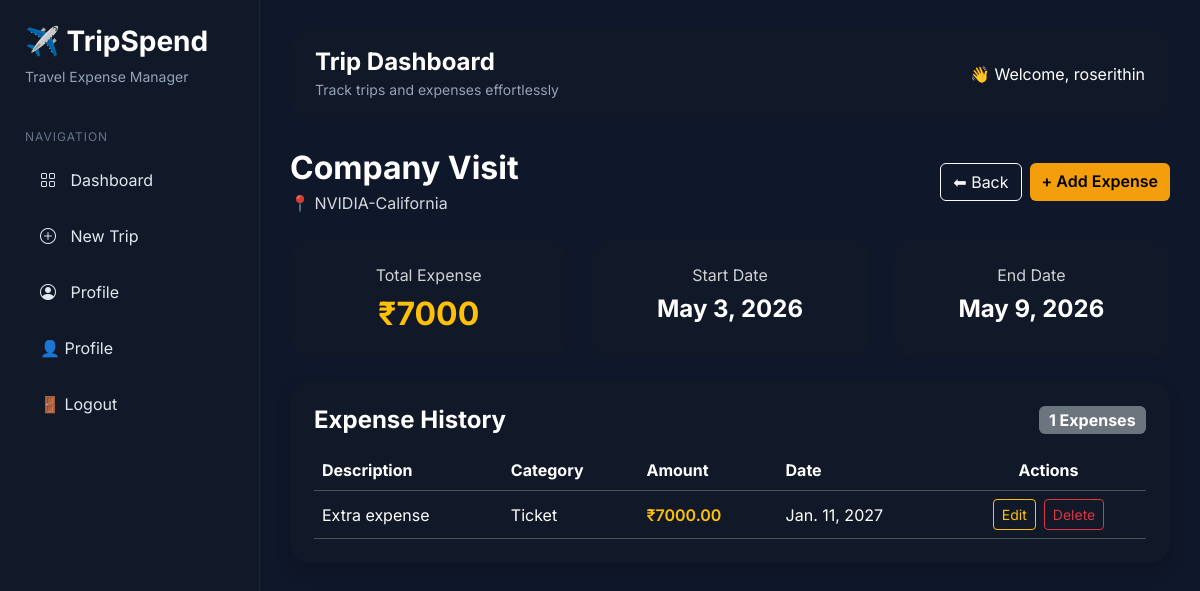
The app's page /16/ (signed in) with its own data.
### tripspend_app/models.py (models this page shows, shortened)
class Trip(models.Model):
    user = models.ForeignKey(User, on_delete=models.CASCADE, related_name="trips")
    title = models.CharField(max_length=100)
    destination = models.CharField(max_length=100)
    start_date = models.DateField()
    end_date = models.DateField()
    created_at = models.DateTimeField(auto_now_add=True)

class Expense(models.Model):
    trip = models.ForeignKey(
        Trip,
        on_delete=models.CASCADE,
        related_name="expenses"
    )
    category = models.ForeignKey(
        ExpenseCategory,
        on_delete=models.SET_NULL,
        null=True,
        blank=True
    )
    description = models.CharField(max_length=200, blank=True)
    amount = models.DecimalField(max_digits=10, decimal_places=2)
    date = models.DateField()
    created_at = models.DateTimeField(auto_now_add=True)

class ExpenseCategory(models.Model):
    name = models.CharField(max_length=50)
    def __str__(self):
        return self.name

### tripspend_app/views.py (the view)
# urls.py: path("<int:pk>/", views.trip_detail, name="trip_detail"),
@login_required
def trip_detail(request, pk):
    trip = get_object_or_404(Trip, pk=pk, user=request.user)
    expenses = trip.expenses.all()
    total = expenses.aggregate(Sum("amount"))["amount__sum"] or 0
    return render(request, "trip_detail.html", {
        "trip": trip,
        "expenses": expenses,
        "total": total
    })

### tripspend_app/templates/trip_detail.html
{% extends 'base.html' %}
{% block content %}
  <div class="d-flex justify-content-between align-items-center mb-4 flex-wrap gap-2">
    <div>
      <h2 class="fw-bold mb-1">{{ trip.title }}</h2>
      <p class="mb-0 text-light" style="opacity: 0.85;">📍 {{ trip.destination }}</p>
    </div>
    <div class="d-flex gap-2 flex-wrap">
      <button onclick="history.back()" class="btn btn-outline-light">⬅ Back</button>
      <a href="{% url 'add_expense' trip.id %}" class="btn btn-warning fw-semibold">+ Add Expense</a>
    </div>
  </div>
  <div class="row g-4 mb-4">
    <div class="col-md-4">
      <div class="card p-4 h-100 text-center">
        <p class="mb-2" style="opacity: 0.8;">Total Expense</p>
        <h2 class="text-warning fw-bold mb-0">₹{{ total }}</h2>
      </div>
    </div>
    <div class="col-md-4">
      <div class="card p-4 h-100 text-center">
        <p class="mb-2" style="opacity: 0.8;">Start Date</p>
        <h4 class="fw-bold mb-0">{{ trip.start_date }}</h4>
      </div>
    </div>
    <div class="col-md-4">
      <div class="card p-4 h-100 text-center">
        <p class="mb-2" style="opacity: 0.8;">End Date</p>
        <h4 class="fw-bold mb-0">{{ trip.end_date }}</h4>
      </div>
    </div>
  </div>
  <div class="card p-4 shadow">
    <div class="d-flex justify-content-between align-items-center mb-3 flex-wrap gap-2">
      <h4 class="fw-bold mb-0">Expense History</h4>
      <span class="badge bg-secondary fs-6">{{ expenses|length }} Expenses</span>
    </div>
    <div class="table-responsive">
      <table class="table table-dark table-hover align-middle mb-0">
        <thead>
          <tr>
            <th>Description</th>
            <th>Category</th>
            <th>Amount</th>
            <th>Date</th>
            <th class="text-center">Actions</th>
          </tr>
        </thead>
        <tbody>
          {% for expense in expenses %}
            <tr>
              <td>{{ expense.description|default:'--' }}</td>
              <td>{{ expense.category|default:'--' }}</td>
              <td class="text-warning fw-semibold">₹{{ expense.amount }}</td>
              <td>{{ expense.date }}</td>
              <td class="text-center">
                <div class="d-flex justify-content-center gap-2 flex-wrap">
                  <a href="{% url 'edit_expense' expense.id %}" class="btn btn-outline-warning btn-sm">Edit</a>
                  <a href="{% url 'delete_expense' expense.id %}" class="btn btn-outline-danger btn-sm">Delete</a>
                </div>
              </td>
            </tr>
          {% empty %}
            <tr>
              <td colspan="5" class="text-center py-4">No expenses added yet.</td>
            </tr>
          {% endfor %}
        </tbody>
      </table>
    </div>
  </div>
{% endblock %}

### tripspend_app/templates/base.html (shortened to what this page needs)
<!DOCTYPE html>
<html lang="en">
<head>
    <link href="https://cdn.jsdelivr.net/npm/bootstrap@5.3.2/dist/css/bootstrap.min.css" rel="stylesheet">
    <link href="https://cdn.jsdelivr.net/npm/bootstrap-icons@1.11.3/font/bootstrap-icons.css" rel="stylesheet">
</head>
<body>
<div class="sidebar">
    <div class="logo">
        <h3>✈️ TripSpend</h3>
        <small>Travel Expense Manager</small>
    </div>
    <div class="menu-title">
        Navigation
    </div>
    <a href="{% url 'trip_list' %}">
        <i class="bi bi-grid"></i>
        Dashboard
    </a>
    <a href="{% url 'trip_create' %}">
        <i class="bi bi-plus-circle"></i>
        New Trip
    </a>
    <a href="{% url 'profile' %}">
        <i class="bi bi-person-circle"></i>
        Profile
    </a>
    {% if user.is_authenticated %}
    <a href="{% url 'profile' %}">
        👤 Profile
    </a>
    <a href="{% url 'logout' %}">
        🚪 Logout
    </a>
    {% endif %}
</div>
<div class="main">
    <div class="topbar">
        <div>
            <h4>Trip Dashboard</h4>
            <small>Track trips and expenses effortlessly</small>
        </div>
        {% if user.is_authenticated %}
        <div>
            👋 Welcome, {{ user.username }}
        </div>
        {% endif %}
    </div>
    {% block content %}
    {% endblock %}
</div>
</body>
</html>

### tripspend_app/templates/base.html (style rules this page uses)
* { font-family: 'Inter', sans-serif; }
body { margin:0; background:#0f172a; color:white; min-height:100vh; }
.sidebar { width:260px; height:100vh; position:fixed; left:0; top:0; background:#111827; border-right:1px solid rgba(255,255,255,.05); padding:25px; overflow-y:auto; }
.logo { margin-bottom:40px; }
.logo h3 { font-weight:700; margin-bottom:5px; }
.logo small { color:#94a3b8; }
.menu-title { color:#64748b; font-size:12px; text-transform:uppercase; letter-spacing:1px; margin-bottom:10px; }
.sidebar a { display:block; text-decoration:none; color:#e2e8f0; padding:12px 15px; border-radius:12px; margin-bottom:8px; transition:.3s; }
.sidebar a i { margin-right:10px; }
.main { margin-left:260px; padding:30px; }
.topbar { background:#111827; border-radius:18px; padding:18px 25px; display:flex; justify-content:space-between; align-items:center; margin-bottom:30px; }
.topbar h4 { margin:0; font-weight:700; }
.topbar small { color:#94a3b8; }
.card { background:#111827; border:none; border-radius:20px; color:white; transition:.3s; }
.btn-warning { background:#f59e0b; border:none; }
.table { color:white; }
.table-dark { --bs-table-bg:#111827; }

### records on screen
Trip: title "Company Visit", destination "NVIDIA-California", start_date "May 3, 2026", end_date "May 9, 2026"
Expense: description "Extra expense", category "Ticket", amount "7000.00", date "Jan. 11, 2027"

### other values on screen
{{ user.username }} "roserithin"
{{ total }} "7000"
{{ expenses|length }} "1"
